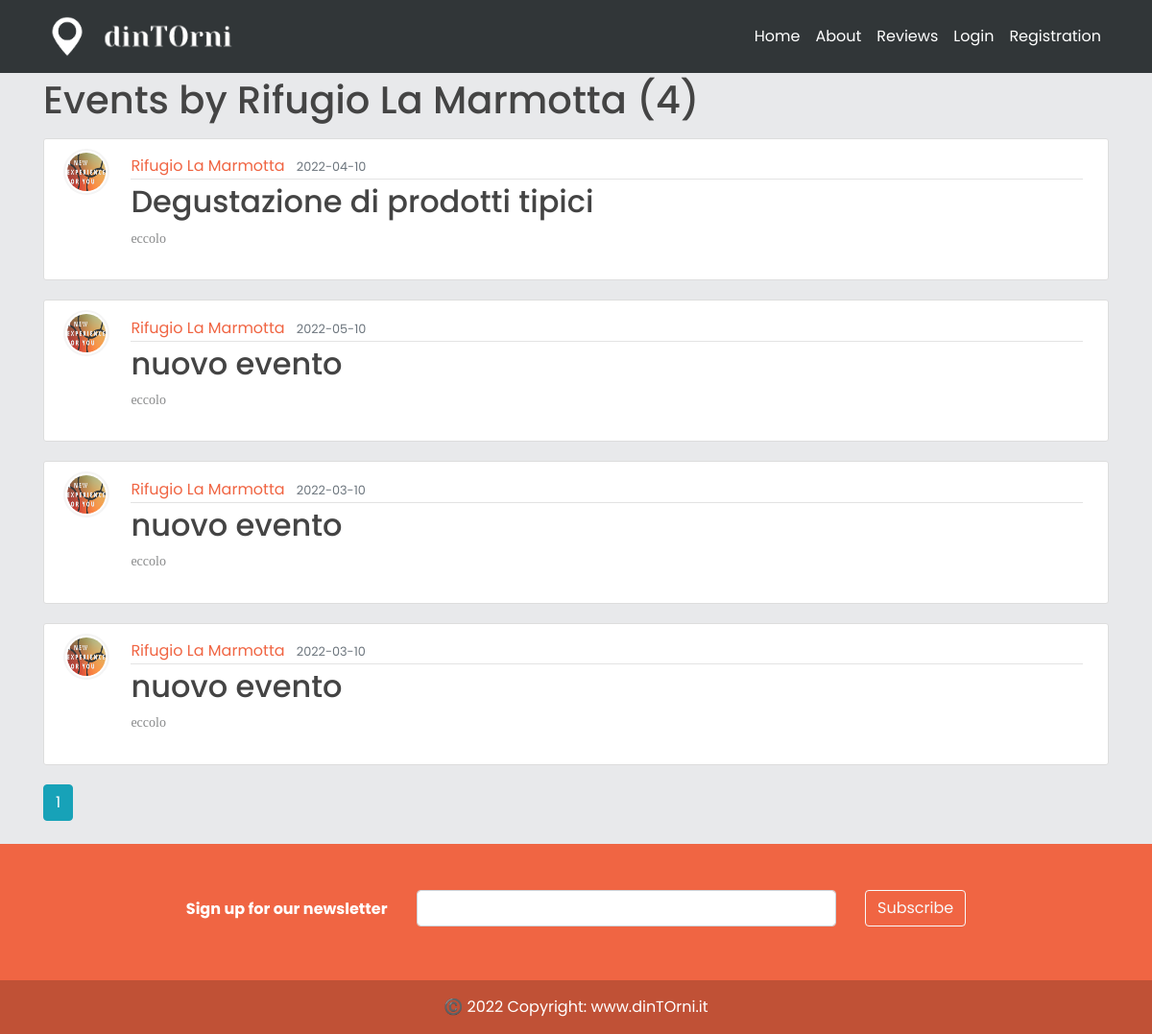
The app's page /Rifugio La Marmotta, older data.
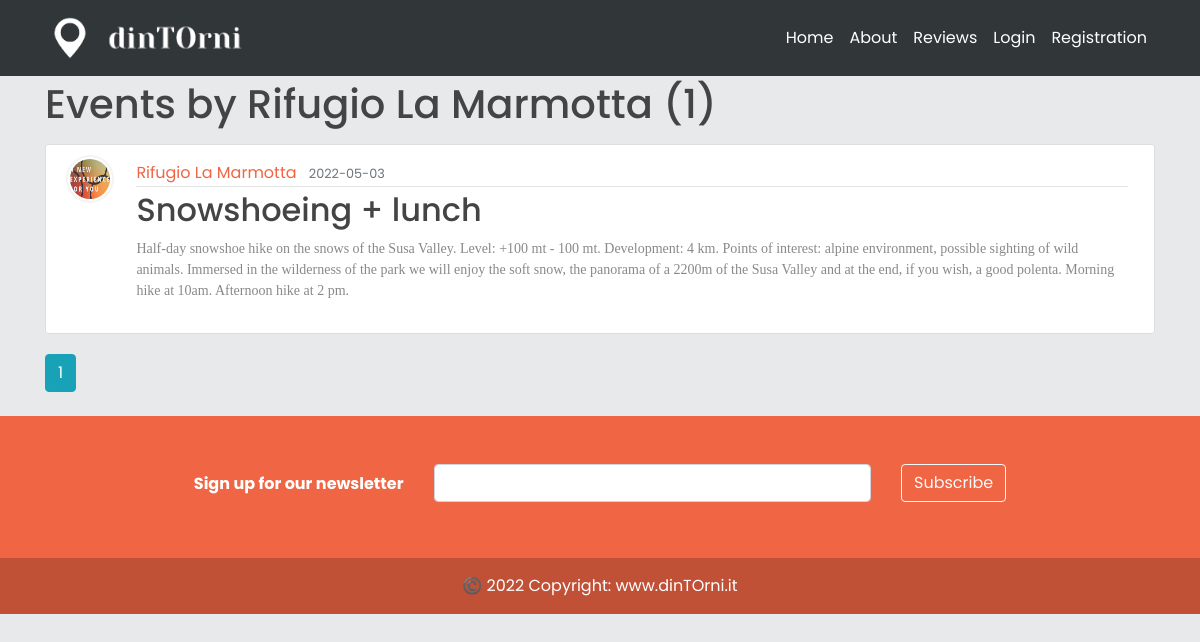
The same page, newer data.
### models.py (models this page shows, shortened)
class User(db.Model, UserMixin):
    _tablename__ = 'user'
    id = db.Column(db.Integer, primary_key=True)
    email = db.Column(db.String(120), unique=True, nullable=False)
    image_file = db.Column(db.String(20), nullable=False, default='default.jpg')
    password = db.Column(db.String(60), nullable=False)
    telephone = db.Column(db.Integer(), nullable=False)
    type= db.Column(db.String(20))
    __mapper_args__={
        'polymorphic_identity': 'user',
        'polymorphic_on': type
    }

class Business(User, db.Model):
    _tablename__ = 'business'
    id = db.Column(db.Integer, db.ForeignKey('user.id'), primary_key=True)
    name = db.Column(db.String(20), unique=True, nullable=False)
    vat_number = db.Column(db.Integer())#rimettere i nullable
    city = db.Column(db.String(20))
    address = db.Column(db.String(30))
    events = db.relationship('Event', backref='creator', lazy=True)
    __mapper_args__ = {
        'polymorphic_identity': 'business',
    }

class Event(db.Model):
    id = db.Column(db.Integer, primary_key=True)
    title = db.Column(db.String(100), nullable=False)
    date_event = db.Column(db.Date, nullable=False)
    location = db.Column(db.Text, nullable=False)
    price = db.Column(db.Float, nullable = True)
    equipment = db.Column(db.Text,  nullable=True)
    min_users = db.Column(db.Integer,  nullable=True)
    date_posted = db.Column(db.DateTime,
                            default=datetime.utcnow())  # default è listante corrente in cui posto
    content = db.Column(db.Text,  nullable=False)
    weaknesses = db.Column(db.Text,  nullable=True)
    image_event1 = db.Column(db.String(20), nullable=False, default='default.jpg')
    image_event2 = db.Column(db.String(20), nullable=False, default='default.jpg')
    image_event3 = db.Column(db.String(20), nullable=False, default='default.jpg')
    business_id = db.Column(db.Integer, db.ForeignKey('business.id'))  # db integer, è una chiave devo specificare la relazi

class User(db.Model, UserMixin):
    _tablename__ = 'user'
    id = db.Column(db.Integer, primary_key=True)
    email = db.Column(db.String(120), unique=True, nullable=False)
    image_file = db.Column(db.String(20), nullable=False, default='default.jpg')
    password = db.Column(db.String(60), nullable=False)
    telephone = db.Column(db.Integer(), nullable=False)
    type= db.Column(db.String(20))
    __mapper_args__={
        'polymorphic_identity': 'user',
        'polymorphic_on': type
    }

### app/users/routes.py (the view)
@users.route("/<string:name>")
def business_events(name):
    page = request.args.get('page', 1, type=int)
    business = Business.query.filter_by(name=name).first_or_404()
    events = Event.query.filter_by(creator=business).order_by(Event.date_posted.desc()).paginate(page=page, per_page=5)
    return render_template('business_events.html', events=events, business=business)

### app/templates/business_events.html
{% extends "layout.html" %}
{% block content %}
    <h1 class="mb-3">Events by {{ business.name }} ({{ events.total }})</h1>
    {% for event in events.items %}
        <article class="media content-section">
          <img class="rounded-circle article-img" src="{{ url_for('static', filename='profile_pics/' + event.creator.image_file) }}">
          <div class="media-body">
            <div class="article-metadata">
              <a class="mr-2" href="{{ url_for('users.business_events', name=event.creator.name) }}">{{ event.creator.name }}</a>
              <small class="text-muted">{{ event.date_event.strftime('%Y-%m-%d') }}</small>
            </div>
            <h2><a class="article-title" href="{{ url_for('events.event', event_id=event.id) }}">{{ event.title }}</a></h2>
            <p class="article-content">{{ event.content }}</p>
          </div>
        </article>
    {% endfor %}
    {% for page_num in events.iter_pages(left_edge=1, right_edge=1, left_current=1, right_current=2) %}
      {% if page_num %}
        {% if events.page == page_num %}
          <a class="btn btn-info mb-4" href="{{ url_for('users.business_events', name=business.name, page=page_num) }}">{{ page_num }}</a>
        {% else %}
          <a class="btn btn-outline-info mb-4" href="{{ url_for('users.business_events', name=business.name, page=page_num) }}">{{ page_num }}</a>
        {% endif %}
      {% else %}
        ...
      {% endif %}
    {% endfor %}
{% endblock content %}

Row changes from the older to the newer data that the page shows:
no longer on this page (row edited): Event: image_file (placeholder picture), creator.name "Rifugio La Marmotta", date_event "2022-04-10", title "Degustazione di prodotti tipici", content "eccolo"
no longer on this page (row edited): Event: image_file (placeholder picture), creator.name "Rifugio La Marmotta", date_event "2022-05-10", title "nuovo evento", content "eccolo"
removed Event: image_file (placeholder picture), creator.name "Rifugio La Marmotta", date_event "2022-03-10", title "nuovo evento", content "eccolo"
removed Event: image_file (placeholder picture), creator.name "Rifugio La Marmotta", date_event "2022-03-10", title "nuovo evento", content "eccolo"
now on this page (row edited): Event: image_file (placeholder picture), creator.name "Rifugio La Marmotta", date_event "2022-05-03", title "Snowshoeing + lunch", content "Half-day snowshoe hike on the snows of the Susa Valley. Level: +100 mt - 100 mt. Development: 4 km. Points of interest: alpine environment, possible sighting of wild animals. Immersed in the wilderness of the park we will enjoy the soft snow, the panorama of a 2200m of the Susa Valley and at the end, if you wish, a good polenta. Morning hike at 10am. Afternoon hike at 2 pm."
Text that changed along with them:
{{ events.total }}: "4" → "1"
